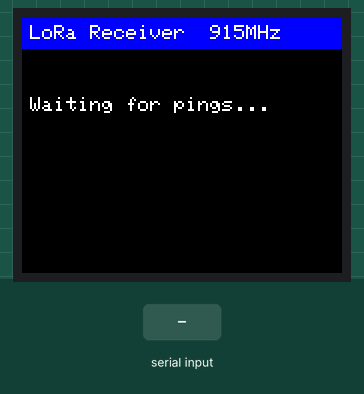
The sketch below on a simulated ESP32. Parts: 160×128 colour display. The test bench sets the inputs (shaded band). The modem accepts every AT command (registered, SIM ready, sends succeed) and sends nothing else; what the sketch prints to the serial monitor is not drawn.

Above: at 7.9 s.

The sketch:

receiver.ino
```cpp
/**
 * RYLR998 LoRa Receiver with TFT Display
 * ESP32 Lolin D32
 *
 * Receives ping messages from the transmitter and displays the last 5
 * on a 1.8" ST7735 TFT in landscape mode.
 *
 * Wiring - RYLR998:
 *   RYLR998 VDD  -> 3.3V
 *   RYLR998 GND  -> GND
 *   RYLR998 TXD  -> GPIO16 (RX2)
 *   RYLR998 RXD  -> GPIO17 (TX2)
 *
 * Wiring - TFT (ST7735 1.8"):
 *   TFT VCC   -> 3.3V
 *   TFT GND   -> GND
 *   TFT CS    -> GPIO5
 *   TFT RESET -> GPIO4
 *   TFT AO    -> GPIO25 (Data/Command)
 *   TFT SDA   -> GPIO23 (SPI MOSI)
 *   TFT SCK   -> GPIO18 (SPI CLK)
 *   TFT LED   -> 3.3V  (backlight, always on)
 */

#include <Arduino.h>
#include <SPI.h>
#include <Adafruit_GFX.h>
#include <Adafruit_ST7735.h>

// --- TFT pins ---
#define TFT_CS   5
#define TFT_DC   25
#define TFT_RST  4

// --- LoRa Serial2 pins ---
#define LORA_RX   16
#define LORA_TX   17
#define LORA_BAUD 115200

// LoRa config (must match transmitter)
#define LORA_ADDRESS    2
#define LORA_NETWORK    18
#define LORA_BAND       915000000
#define LORA_SF         9
#define LORA_BW         7
#define LORA_CR         1
#define LORA_PREAMBLE   12

// Display
Adafruit_ST7735 tft = Adafruit_ST7735(TFT_CS, TFT_DC, TFT_RST);

// Landscape: 160x128
#define SCREEN_W  160
#define SCREEN_H  128

// Last 5 pings
#define MAX_PINGS 5
struct PingEntry {
  String msg;
  int rssi;
  int snr;
};
PingEntry pings[MAX_PINGS];
int pingCount = 0;

HardwareSerial loraSerial(2);

// --- AT command helper ---
String sendAT(const String& cmd, uint32_t timeout = 1000) {
  loraSerial.println(cmd);
  String response = "";
  uint32_t start = millis();
  while (millis() - start < timeout) {
    while (loraSerial.available()) {
      response += (char)loraSerial.read();
    }
    if (response.indexOf("+OK") >= 0 || response.indexOf("+ERR") >= 0) break;
  }
  response.trim();
  Serial.println(">> " + cmd);
  Serial.println("<< " + response);
  return response;
}

void configureRYLR() {
  delay(500);
  sendAT("AT+RESET");
  delay(1000);
  sendAT("AT+ADDRESS=" + String(LORA_ADDRESS));
  sendAT("AT+NETWORKID=" + String(LORA_NETWORK));
  sendAT("AT+BAND=" + String(LORA_BAND));
  sendAT("AT+PARAMETER=" + String(LORA_SF) + "," +
         String(LORA_BW) + "," +
         String(LORA_CR) + "," +
         String(LORA_PREAMBLE));
  Serial.println("RYLR998 configured.");
}

// --- Signal quality colour helpers ---
// RSSI: green > -80, orange -80 to -100, red < -100
uint16_t rssiColor(int rssi) {
  if (rssi > -80)  return ST77XX_GREEN;
  if (rssi > -100) return 0xFD20; // orange
  return ST77XX_RED;
}

// SNR: green > 5, orange 0-5, red < 0
uint16_t snrColor(int snr) {
  if (snr > 5) return ST77XX_GREEN;
  if (snr > 0) return 0xFD20; // orange
  return ST77XX_RED;
}

// --- Display ---
void drawHeader() {
  tft.fillRect(0, 0, SCREEN_W, 16, ST77XX_BLUE);
  tft.setTextColor(ST77XX_WHITE);
  tft.setTextSize(1);
  tft.setCursor(4, 4);
  tft.print("LoRa Receiver  915MHz");
}

void drawPings() {
  tft.fillRect(0, 18, SCREEN_W, SCREEN_H - 18, ST77XX_BLACK);
  tft.setTextSize(1);

  int total = min(pingCount, MAX_PINGS);
  for (int i = 0; i < total; i++) {
    int idx = (pingCount - 1 - i + MAX_PINGS) % MAX_PINGS;
    int y = 20 + i * 22;

    uint16_t rowColor = (i % 2 == 0) ? 0x1082 : ST77XX_BLACK;
    tft.fillRect(0, y - 1, SCREEN_W, 21, rowColor);

    // Message in white
    tft.setTextColor(ST77XX_WHITE);
    tft.setCursor(4, y);
    tft.print(pings[idx].msg);

    // RSSI coloured by quality
    tft.setCursor(4, y + 11);
    tft.setTextColor(ST77XX_WHITE);
    tft.print("RSSI:");
    tft.setTextColor(rssiColor(pings[idx].rssi));
    tft.print(pings[idx].rssi);
    tft.setTextColor(ST77XX_WHITE);
    tft.print("dBm ");

    // SNR coloured by quality
    tft.print("SNR:");
    tft.setTextColor(snrColor(pings[idx].snr));
    tft.print(pings[idx].snr);
    tft.setTextColor(ST77XX_WHITE);
    tft.print("dB");
  }

  if (pingCount == 0) {
    tft.setTextColor(ST77XX_WHITE);
    tft.setCursor(4, 40);
    tft.print("Waiting for pings...");
  }
}

// Parse incoming RYLR message:
// Format: +RCV=<addr>,<len>,<data>,<rssi>,<snr>
void parseAndStore(const String& line) {
  if (!line.startsWith("+RCV=")) return;

  String payload = line.substring(5); // strip "+RCV="

  // Split by comma: addr, len, data, rssi, snr
  int c1 = payload.indexOf(',');
  int c2 = payload.indexOf(',', c1 + 1);
  int c3 = payload.lastIndexOf(',');
  int c4 = payload.indexOf(',', c3 - 10); // snr is last field

  if (c1 < 0 || c2 < 0) return;

  // Find last two commas for rssi and snr
  // Format: addr,len,data,rssi,snr
  // We need to find the 4th and 5th commas
  int commaPos[5];
  int found = 0;
  for (int i = 0; i < (int)payload.length() && found < 5; i++) {
    if (payload[i] == ',') commaPos[found++] = i;
  }
  if (found < 4) return;

  String data = payload.substring(commaPos[1] + 1, commaPos[2]);
  int rssi    = payload.substring(commaPos[2] + 1, commaPos[3]).toInt();
  int snr     = payload.substring(commaPos[3] + 1).toInt();

  int slot = pingCount % MAX_PINGS;
  pings[slot].msg  = data;
  pings[slot].rssi = rssi;
  pings[slot].snr  = snr;
  pingCount++;

  Serial.println("Received: " + data + " RSSI=" + rssi + " SNR=" + snr);
  drawPings();
}

void setup() {
  Serial.begin(115200);
  loraSerial.begin(LORA_BAUD, SERIAL_8N1, LORA_RX, LORA_TX);

  // Init display
  tft.initR(INITR_BLACKTAB);
  tft.setRotation(1); // landscape
  tft.fillScreen(ST77XX_BLACK);

  drawHeader();
  drawPings();

  Serial.println("LoRa Receiver starting...");
  configureRYLR();

  // Redraw after config (serial output may have taken time)
  drawHeader();
  drawPings();
}

void loop() {
  // Read full line from LoRa module
  if (loraSerial.available()) {
    String line = loraSerial.readStringUntil('\n');
    line.trim();
    if (line.length() > 0) {
      Serial.println("RAW: " + line);
      parseAndStore(line);
    }
  }
}
```
